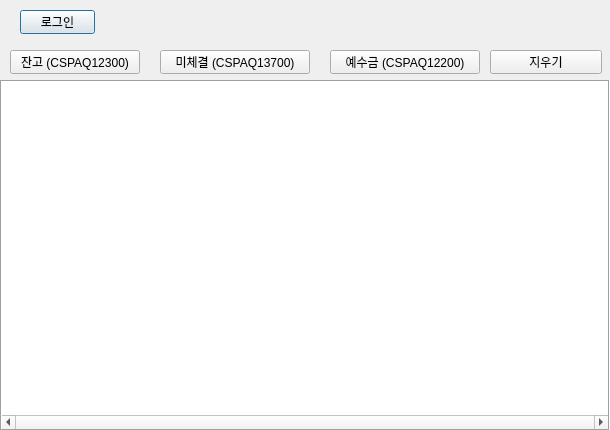
<?xml version="1.0" encoding="UTF-8"?>
<ui version="4.0">
 <class>Dialog</class>
 <widget class="QDialog" name="Dialog">
  <property name="geometry">
   <rect>
    <x>0</x>
    <y>0</y>
    <width>610</width>
    <height>430</height>
   </rect>
  </property>
  <property name="sizePolicy">
   <sizepolicy hsizetype="Preferred" vsizetype="Preferred">
    <horstretch>0</horstretch>
    <verstretch>0</verstretch>
   </sizepolicy>
  </property>
  <property name="windowTitle">
   <string>32 qt-주식계좌조회</string>
  </property>
  <widget class="QPushButton" name="btn_login">
   <property name="geometry">
    <rect>
     <x>20</x>
     <y>10</y>
     <width>75</width>
     <height>24</height>
    </rect>
   </property>
   <property name="text">
    <string>로그인</string>
   </property>
  </widget>
  <widget class="QPushButton" name="btn_jango">
   <property name="geometry">
    <rect>
     <x>10</x>
     <y>50</y>
     <width>130</width>
     <height>24</height>
    </rect>
   </property>
   <property name="text">
    <string>잔고 (CSPAQ12300)</string>
   </property>
  </widget>
  <widget class="QPushButton" name="btn_miche">
   <property name="geometry">
    <rect>
     <x>160</x>
     <y>50</y>
     <width>150</width>
     <height>24</height>
    </rect>
   </property>
   <property name="text">
    <string>미체결 (CSPAQ13700)</string>
   </property>
  </widget>
  <widget class="QPlainTextEdit" name="text_result">
   <property name="geometry">
    <rect>
     <x>0</x>
     <y>80</y>
     <width>610</width>
     <height>351</height>
    </rect>
   </property>
   <property name="frameShape">
    <enum>QFrame::Box</enum>
   </property>
   <property name="horizontalScrollBarPolicy">
    <enum>Qt::ScrollBarAlwaysOn</enum>
   </property>
   <property name="undoRedoEnabled">
    <bool>false</bool>
   </property>
   <property name="lineWrapMode">
    <enum>QPlainTextEdit::NoWrap</enum>
   </property>
   <property name="readOnly">
    <bool>true</bool>
   </property>
  </widget>
  <widget class="QPushButton" name="btn_clear">
   <property name="geometry">
    <rect>
     <x>490</x>
     <y>50</y>
     <width>112</width>
     <height>24</height>
    </rect>
   </property>
   <property name="text">
    <string>지우기</string>
   </property>
  </widget>
  <widget class="QPushButton" name="btn_yesu">
   <property name="geometry">
    <rect>
     <x>330</x>
     <y>50</y>
     <width>150</width>
     <height>24</height>
    </rect>
   </property>
   <property name="text">
    <string>예수금 (CSPAQ12200)</string>
   </property>
  </widget>
 </widget>
 <resources/>
 <connections/>
</ui>
